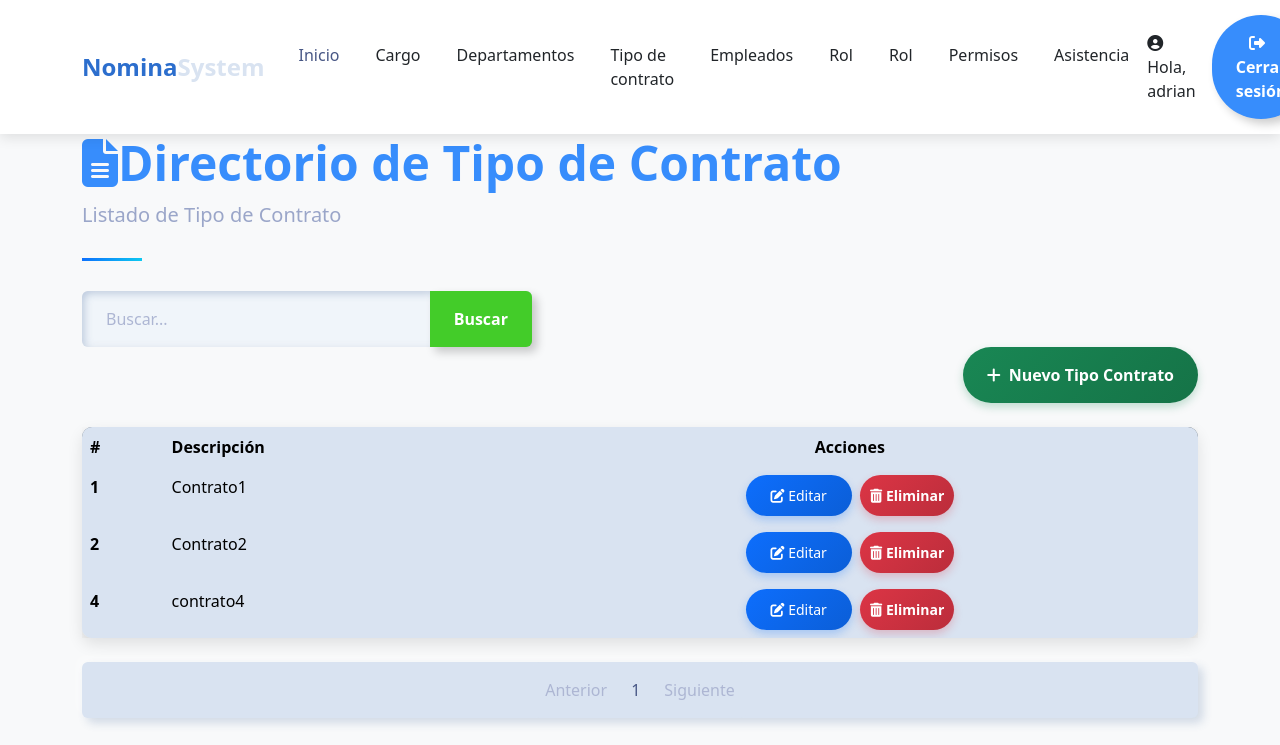
The page /payroll/list/contract/type/ (signed in) on the database its author committed.
### payroll/models.py (models this page shows, shortened)
class ContractType(models.Model):
    description = models.CharField(max_length=100)

### payroll/views/contract_type.py (the view)
# urls.py: path('list/contract/type/', contract_type.list_contract_type, name='list_contract_types'),
@login_required(login_url='sign_in')
def list_contract_type(request):
    try:
        query=request.GET.get('search',None)
        if query:
            contract_types=ContractType.objects.filter(description__icontains=query)
        else:
            contract_types=ContractType.objects.all()
        context=paginator(request,contract_types)
        return render(request,'contract_type/list_contract_types.html',context)
    except Exception as e:
        print(f"Error: {e}")
        return render(request,'contract_type/list_contract_types.html',{'error':'Error al buscar'})

### payroll/helpers/utilies.py (called while the page is built)
def paginator(request,objects):
    paginator=Paginator(objects,3)
    page_number=request.GET.get('page')
    registers=paginator.get_page(page_number)
    current_page = registers.number
    total_pages = paginator.num_pages
    pages_range = []
    for i in range(1, total_pages + 1):
        if abs(i - current_page) <= 2 or i == 1 or i == total_pages:
            pages_range.append(i)
    return {'registers': registers,'pages_range':pages_range,'current_page':current_page}

### template/contract_type/list_contract_types.html (shortened to what this page needs)
{% extends 'layout/base_nav.html' %}
{% load static %}
{% block extra_css %}
<link href="{% static 'css/tablestyle.css' %}" rel="stylesheet">
{% endblock %}
{% block content %}
<div class="container">
    <header class="page-header">
        <h1 class="display-5 fw-bold text-primary">
            <i class="fas fa-file-alt"></i>Directorio de Tipo de Contrato
        </h1>
        <p class="lead text-muted">Listado de Tipo de Contrato</p>
    </header>
    <form action="" style="max-width: 450px;">
        <div class="input-group">
            <input type="text" class="form-control" placeholder="Buscar..." name="search"
                value="{{ request.GET.search }}">
            <button class="btn btn-outline-success" data-bs-toggle="tooltip"
                data-bs-title="Escriba parte del cargo y click en buscar">
                Buscar
            </button>
        </div>
    </form>
    <div class="d-flex justify-content-end mb-4">
        <a class="btn btn-success" href="{% url 'payroll:create_contract_type' %}" style="color: white;">
            <i class="fas fa-plus me-2"></i>Nuevo Tipo Contrato
        </a>
    </div>
    <div class="card mb-4">
        <div class="card-body p-0">
            <div class="table-responsive">
                <table class="table table-hover mb-0">
                    <thead>
                        <tr>
                            <th scope="col">#</th>
                            <th scope="col">Descripción</th>
                            <th scope="col" class="text-center">Acciones</th>
                        </tr>
                    </thead>
                    <tbody>
                        {% for item in registers %}
                        <tr>
                            <th scope="row">{{item.id}}</th>
                            <td>{{item.description}}</td>
                            <td class="text-center">
                                <a href="{% url 'payroll:update_contract_type' item.id %}" class="btn btn-sm btn-primary me-1" style="color: white;">
                                    <i class="fas fa-edit"></i> Editar
                                </a>
                                <a href="{% url 'payroll:delete_contract_type' item.id %}" class="btn btn-sm btn-danger" style="color: white; padding: 10px;">
                                    <i class="fas fa-trash-alt"></i> Eliminar
                                </a>
                            </td>
                        </tr>
                        {% endfor %}
                    </tbody>
                </table>
            </div>
        </div>
    </div>
    {% include 'layout/paginator.html' %}
</div>
{% endblock %}

### template/layout/base_nav.html (shortened to what this page needs)
<!DOCTYPE html>
<html lang="es">
<head>
  {% load static %}
  <link href="{% static 'css/bootstrap.min.css' %}" rel="stylesheet">
  <link href="{% static 'css/home.css' %}" rel="stylesheet">
  <link href="https://cdnjs.cloudflare.com/ajax/libs/font-awesome/6.4.0/css/all.min.css" rel="stylesheet">
  {% block extra_css %}{% endblock %}
</head>
<body>
  <nav class="navbar navbar-expand-lg navbar-light bg-white sticky-top">
    <div class="container">
      <a class="navbar-brand" href="{% url 'home' %}">Nomina<span class="text-secondary">System</span></a>
      <div class="collapse navbar-collapse" id="navbarNav">
        <ul class="navbar-nav mx-auto">
          <li class="nav-item">
            <a class="nav-link active" href="{% url 'home' %}">Inicio</a>
          </li>
          {% if user.is_authenticated %}
              <li class="nav-item">
                <a class="nav-link" href="{% url 'payroll:list_positions' %}">Cargo</a>
              </li>
              <li class="nav-item">
                <a class="nav-link" href="{% url 'payroll:list_departments' %}">Departamentos</a>
              </li>
              <li class="nav-item">
                <a class="nav-link" href="{% url 'payroll:list_contract_types' %}">Tipo de contrato</a>
              </li>
              <li class="nav-item">
                <a class="nav-link" href="{% url 'payroll:list_employees' %}">Empleados</a>
              </li>
              <li class="nav-item">
                <a class="nav-link" href="{% url 'payroll:list_payslip' %}">Rol</a>
              </li>
                <li class="nav-item">
                <a class="nav-link" href="{% url 'payroll:list_payslip' %}">Rol</a>
              </li>
                <li class="nav-item">
                <a class="nav-link" href="{% url 'payroll:list_permisos' %}">Permisos</a>
              </li>
                <li class="nav-item">
                <a class="nav-link" href="{% url 'payroll:list_asistencia' %}">Asistencia</a>
              </li>
            </ul>
          <div class="d-flex align-items-center">
            <span class="text-dark me-3">
              <i class="fas fa-user-circle me-1"></i>
              Hola, {{ user.get_username }}
            </span>
            <a href="{% url 'payroll:sign_out' %}" class="btn btn-outline-primary">
              <i class="fas fa-sign-out-alt me-2"></i> Cerrar sesión
            </a>
          </div>
        {% else %}
          <a href="{% url 'sign_in' %}" class="btn btn-outline-success">
            <i class="fas fa-sign-in-alt me-2"></i> Iniciar sesión
          </a>
        {% endif %}
      </div>
    </div>
  </nav>
  {% block content %}
  {% endblock %}
</body>
</html>

### static/css/home.css (style rules this page uses)
:root { --primary-color: #2c6ecd; --secondary-color: #19b3b3; --accent-color: #f8f9fa; --dark-color: #212529; --text-color: #495057; }
body { font-family: 'Poppins', sans-serif; color: var(--text-color); overflow-x: hidden; }
.navbar { box-shadow: 0 2px 15px rgba(0, 0, 0, 0.1); padding: 15px 0; }
.navbar-brand { font-weight: 700; color: var(--primary-color); font-size: 1.5rem; }
.nav-link { font-weight: 500; color: var(--dark-color); margin: 0 10px; transition: all 0.3s ease; }
.nav-link:hover, .nav-link.active { color: var(--primary-color); }
.btn-primary { background-color: var(--primary-color); border-color: var(--primary-color); padding: 10px 25px; border-radius: 50px; font-weight: 500; transition: all 0.3s ease; }

### static/css/tablestyle.css (style rules this page uses)
body { background-color: #f8f9fa; font-family: 'Segoe UI', Tahoma, Geneva, Verdana, sans-serif; }
.navbar { background:white; box-shadow: 0 4px 12px rgba(0,0,0,0.1); }
.card { border-radius: 10px; box-shadow: 0 6px 15px rgba(0,0,0,0.1); transition: transform 0.3s, box-shadow 0.3s; }
.btn-primary { background: linear-gradient(135deg, #0d6efd, #0b5ed7); border: none; box-shadow: 0 4px 8px rgba(13, 110, 253, 0.25); transition: all 0.3s; }
.btn-success { background: linear-gradient(135deg, #198754, #157347); border: none; box-shadow: 0 4px 8px rgba(25, 135, 84, 0.25); transition: all 0.3s; }
.btn-danger { background: linear-gradient(135deg, #dc3545, #bb2d3b); border: none; box-shadow: 0 4px 8px rgba(220, 53, 69, 0.25); transition: all 0.3s; }
.table { border-radius: 10px; overflow: hidden; box-shadow: 0 5px 15px rgba(0,0,0,0.08); }
.table thead { background: linear-gradient(135deg, #6c757d, #495057); color: white; }
.table tbody tr { transition: background-color 0.3s; }
.page-header { position: relative; margin-bottom: 30px; padding-bottom: 15px; }
.page-header:after { content: ''; position: absolute; bottom: 0; left: 0; width: 60px; height: 3px; background: linear-gradient(135deg, #0d6efd, #0dcaf0); }

### rows shown on the page
ContractType: id "1", description "Contrato1"
ContractType: id "2", description "Contrato2"
ContractType: id "4", description "contrato4"

### other values the page prints
{{ user.get_username }} "adrian"
{{ page }} "1"
